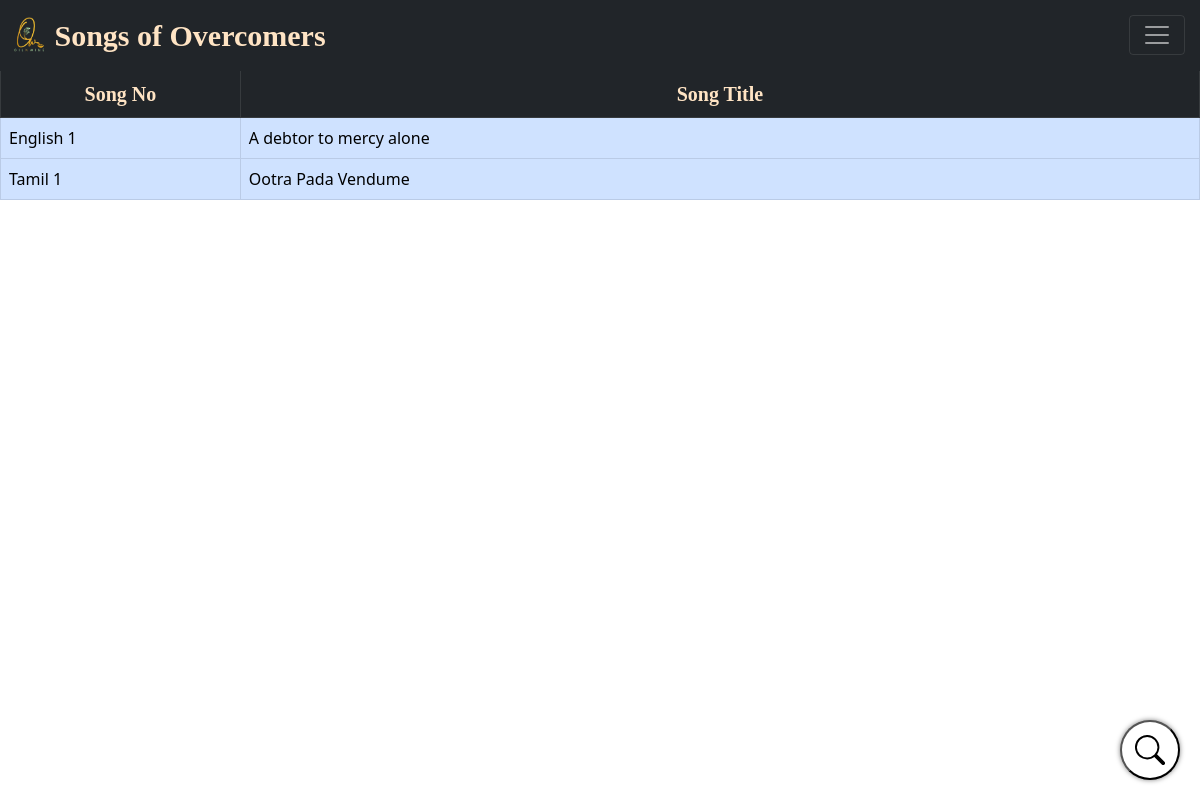
Before: / with the older database file.
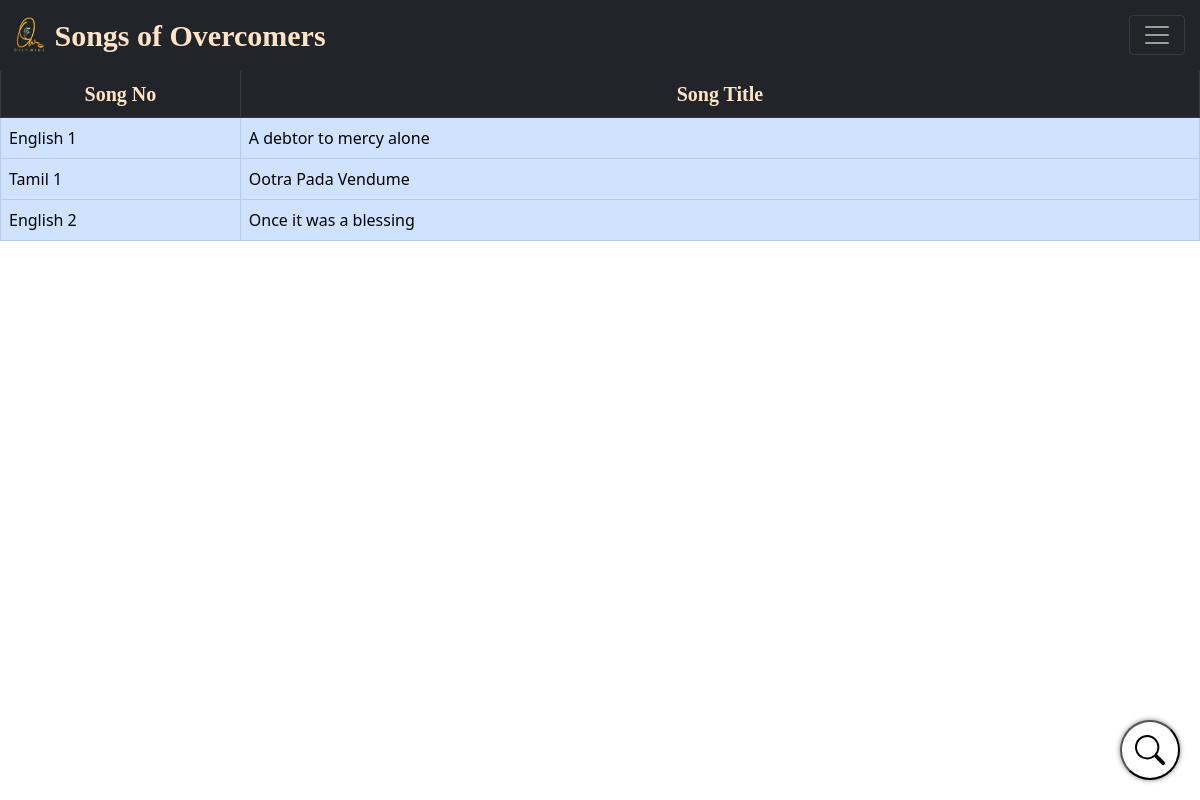
After: the same page with the newer database file.
### tables this page shows
CREATE TABLE songs (
            id INTEGER PRIMARY KEY AUTOINCREMENT,
            song_no TEXT,
            title TEXT,
            alternate_title TEXT,
            lyrics TEXT,
            transliteration TEXT,
            verse_order TEXT,
            search_title TEXT,
            search_lyrics TEXT,
            youtube_link TEXT,
            create_date TEXT,
            modified_date TEXT,
            username TEXT,
            FOREIGN KEY (username) REFERENCES users(username)
        );

### server.py (the view)
@app.route('/')
def home():
    if 'username' in session:
        login = True
        user = session['username']
    else:
        login = False
        user=""
    conn = sqlite3.connect(DATABASE)
    cursor = conn.cursor()
    cursor.execute('SELECT id, song_no, title, search_title, search_lyrics FROM songs')
    rows = cursor.fetchall()
    conn.close()
    return render_template("home.html", login=login, user=user, rows=rows)

### templates/home.html (shortened to what this page needs)
<!DOCTYPE html>
<html lang="en">
<head>
    <link rel="stylesheet" href="https://cdnjs.cloudflare.com/ajax/libs/font-awesome/4.7.0/css/font-awesome.min.css">
    <link href="https://cdn.jsdelivr.net/npm/bootstrap@5.0.2/dist/css/bootstrap.min.css" rel="stylesheet"
>
</head>
<body>
    <nav class="navbar navbar-dark bg-dark sticky-top " aria-label="First navbar example" id="navbar"
        style="display: none;">
        <div class="container-fluid">
            <a class="navbar-brand" href="#"><img src="static/lightTransp.png" alt="oilnwine logo" width="35px"
                    height="35px" class="d-inline-block align-text-bottom"><span
                    style="font-size: 30px;color: bisque; font-family:cursive;"><b>&nbsp;Songs of
                        Overcomers</b></span></a>
            <button class="navbar-toggler" type="button" data-bs-toggle="collapse" data-bs-target="#navbarpills"
                aria-controls="navbarpills" aria-expanded="false" aria-label="Toggle navigation"
                style="position:fixed; top: 15px; right:15px;">
                <span class="navbar-toggler-icon"></span>
            </button>
        </div>
    </nav>
    <div class="container" id="searchicon" style="display: none;">
        <div class="fixed-button">
            <button type="button" class="custom-search-button" data-bs-toggle="modal" data-bs-target="#searchModal">
            </button>
        </div>
    </div>
    <br>
    <div class="tab-content" id="pills-tabContent">
        <div class="tab-pane fade show active" id="all" role="tabpanel" aria-labelledby="all-tab">
            <center>
                <table class="table table-dark table-hover table-bordered" style="margin-top: -25px;">
                    <thead class="table-dark">
                        <tr>
                            <th style="width:20%">
                                <center style="font-size: 20px;color: bisque; font-family:cursive;">Song No</center>
                            </th>
                            <th>
                                <center style="font-size: 20px;color: bisque; font-family:cursive;">Song Title</center>
                            </th>
                        </tr>
                    </thead>
                    <tbody class="table-primary" id="songTable">
                        {% for row in rows %}
                        <tr data-id="{{ row[0] }}">
                            <td>{{ row[1] }}</td>
                            <td data-bs-toggle="modal" data-bs-target="#songModal">{{ row[2] }}</td>
                        </tr>
                        {% endfor %}
                    </tbody>
                </table><br><br>
            </center>
        </div>
    </div>
</body>
</html>

### templates/home.html (style rules this page uses)
.custom-search-button { background-color: white; width: 60px; height: 60px; border-radius: 50%; display: flex; justify-content: center; align-items: center; cursor: pointer; box-shadow: 0px 0px 5px rgba(0, 0, 0, 0.5); }
.custom-search-button svg { width: 30px; height: 30px; }
.fixed-button { position: fixed; bottom: 20px; right: 20px; }

Changed rows visible on the page:
added songs: song_no "English 2", title "Once it was a blessing"
